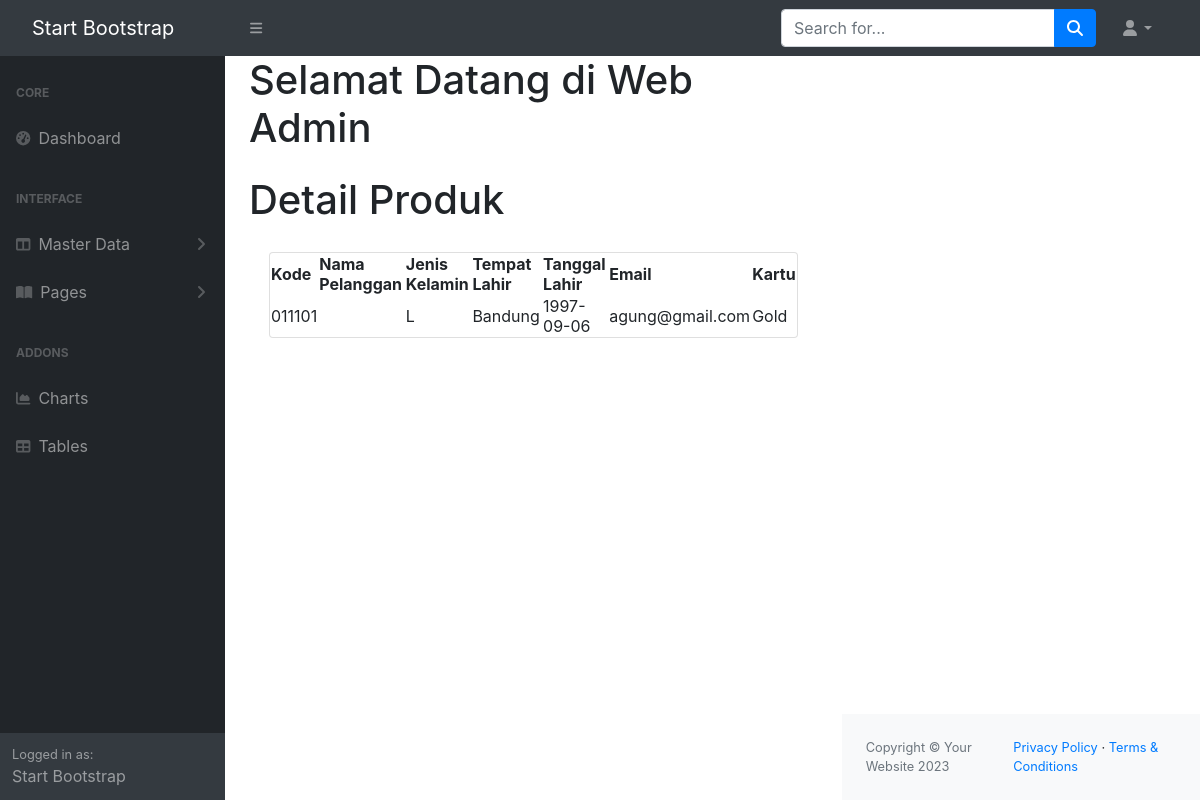
/admin/index.php?url=pelanggan_detail&id=1, run on the app's committed database.
### tables this page shows
CREATE TABLE `pelanggan` (
  `id` int(11) NOT NULL,
  `kode` varchar(10) DEFAULT NULL,
  `nama_pelanggan` varchar(50) DEFAULT NULL,
  `jk` char(1) DEFAULT NULL,
  `tmp_lahir` varchar(30) DEFAULT NULL,
  `tgl_lahir` date DEFAULT NULL,
  `email` varchar(30) DEFAULT NULL,
  `kartu_id` int(11) NOT NULL
);

CREATE TABLE `kartu` (
  `id` int(11) NOT NULL,
  `kode` varchar(10) DEFAULT NULL,
  `nama` varchar(30) NOT NULL,
  `diskon` double DEFAULT 0,
  `iuran` double DEFAULT 0
);

### admin/models/Pelanggan.php (called while the page is built, shortened)
<?php
class Pelanggan {
 private $koneksi;
 public function __construct(){
    global $dbh;
    $this->koneksi = $dbh;
}
public function getPelanggan($id){
    $sql = "SELECT pelanggan.*, kartu.nama as kartu FROM pelanggan INNER JOIN
    kartu ON kartu.id = pelanggan.kartu_id WHERE pelanggan.id = ? ";
    $ps = $this->koneksi->prepare($sql);
    $ps->execute([$id]);
    $rs = $ps->fetch();
    return $rs;
}
}
?>

### admin/pelanggan_detail.php (the view)
<?php
$id = $_REQUEST['id'];
$model = new Pelanggan();
$pelanggan = $model->getPelanggan($id);
?>
<h1 class="mt-4">Detail Produk</h1>
<div class="card-body">
    <div class="card mb-4">
            <table id="datatablesSimple">
                <thead>
                    <tr>
                        <th>Kode</th>
                        <th>Nama Pelanggan</th>
                        <th>Jenis Kelamin</th>
                        <th>Tempat Lahir</th>
                        <th>Tanggal Lahir</th>
                        <th>Email</th>
                        <th>Kartu</th>
                    </tr>
                </thead>
                <tbody>
                    <tr>
                        <td><?= $pelanggan['kode']?></td>
                        <td><?= $pelanggan['nama']?></td>
                        <td><?= $pelanggan['jk']?></td>
                        <td><?= $pelanggan['tmp_lahir']?></td>
                        <td><?= $pelanggan['tgl_lahir']?></td>
                        <td><?= $pelanggan['email']?></td>
                        <td><?= $pelanggan['kartu']?></td>
                    </tr>
                </tbody>
            </table>
    </div>
</div>

### data on the page
pelanggan: kode "011101", jk "L", tmp_lahir "Bandung", tgl_lahir "1997-09-06", email "agung@gmail.com", kartu.nama "Gold"
